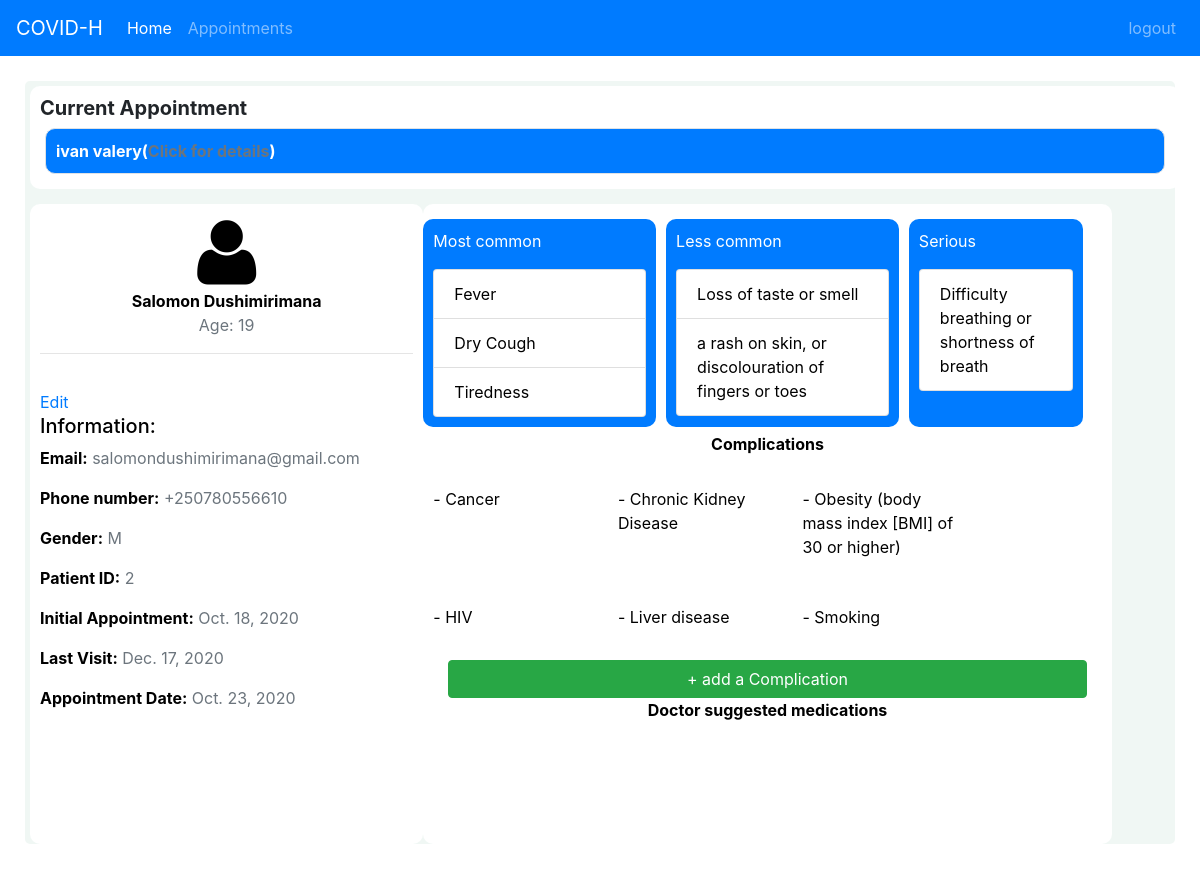
Screenshot of /patients/appointment (signed in) with the database file from the repository.
### common/models.py (models this page shows, shortened)
class Patient(models.Model):
    user = models.ForeignKey(User, on_delete=models.CASCADE, related_name="patient")
    doctor = models.ForeignKey(Doctor, on_delete=models.CASCADE, related_name="patients")
    hospital = models.ForeignKey(Hospital, on_delete=models.CASCADE, related_name="hospital_patients")#FIXME: redudant
    condition = models.CharField(max_length=10)
    symptoms = models.ManyToManyField(Symptom, blank=True)
    asymptomatic = models.BooleanField(default=False)
    complications = models.ManyToManyField(Complication, blank=True)
    appointments = models.ForeignKey(Appointment, on_delete=models.CASCADE, related_name="appointment_patients", blank=True)
    initial_date = models.DateField()
    last_visit = models.DateField()
    previous_possibility = models.FloatField()
    current_possibility = models.FloatField()
    progress = models.FloatField(default=0.0)
    def __str__(self):
        return f"{self.user.first_name} {self.user.last_name}"

class Doctor(models.Model):
    user = models.OneToOneField(User, on_delete=models.CASCADE)
    hospital = models.ForeignKey(Hospital, on_delete=models.CASCADE, related_name="doctors")
    def __str__(self):
        return f"{self.user.first_name} {self.user.last_name}"

class User(AbstractUser):
    phone = models.CharField(max_length=20)
    date_of_birth = models.DateField()
    city = models.CharField(max_length=100)
    country = models.CharField(max_length=100, blank=True)
    is_doctor = models.BooleanField()
    gender = models.CharField(max_length=1, blank=True)

class Appointment(models.Model):
    doctor = models.ForeignKey(Doctor, on_delete=models.CASCADE, related_name="doctor_appointments")
    date = models.DateField()

class Symptom(models.Model):
    name = models.CharField(max_length=100)
    weight = models.FloatField()
    symptom_type = models.CharField(max_length=20)
    def __str__(self):
        return f"{self.name}"

class Complication(models.Model):
    name = models.CharField(max_length=100)
    def __str__(self):
        return f"{self.name}"

### patients/views.py (the view, shortened to what this page needs)
# urls.py: path("appointment", views.appointment, name="user_appointment"),
@login_required(redirect_field_name="user_login", login_url="/patients/login")
def appointment(request):
    if request.method == 'GET':
        try:
            patient = Patient.objects.get(user=request.user)
            complications = Complication.objects.all()
        except Appointment.DoesNotExist:
            return render(request, "patients/error.html", {
                "error": "You have no appointments yet"
            })
        except Patient.DoesNotExist:
            raise Http404("Patient matching appointment id not found!")
        patient_age = age_calculation(patient.user.date_of_birth)
        doctor_age = age_calculation(patient.doctor.user.date_of_birth)
        symptoms = patient.symptoms.all()
        arranged_symptoms = arrange_symptoms(symptoms)
        user_appointments = get_appointments(request.user)
        return render(request, "patients/appointment.html", {
            "appointment": patient.appointments,
            "patient": patient,
            "patient_age": patient_age,
            "doctor_age": doctor_age,
            "common": arranged_symptoms[0],
            "less_common": arranged_symptoms[1],
            "serious": arranged_symptoms[2],
            "old_appointments": user_appointments,
            "patient_complications": patient.complications.all(),
            "complications": complications
        })

### common/models.py (called while the page is built)
    def __str__(self):
        return f"{self.name}"

### patients/functions.py (called while the page is built)
def age_calculation(birthdate):
    today = date.today()
    age =  today.year - birthdate.year - ((today.month, today.day) < (birthdate.month, birthdate.day))
    return age

def arrange_symptoms(symptoms):
    common = []
    less_common = []
    serious = []
    for symptom in symptoms:
        if symptom.symptom_type == "most_common":
            common.append(symptom)
        elif symptom.symptom_type == "less_common":
            less_common.append(symptom)
        else:
            serious.append(symptom)
    return [common, less_common, serious]

def get_appointments(user):
    try:
        appointments = Appointment.objects.order_by("-date")
    except Appointment.DoesNotExist:
        raise Http404("Appointments not found")
    user_appointments = []
    for appointment in appointments:
        if appointment.get_patient == user:
            user_appointments.append(appointment)
    return user_appointments

### patients/templates/patients/appointment.html (shortened to what this page needs)
{% extends "patients/layout.html" %}
{% block body %}
<div class="appointment-page">
    <div id="checkup-appointment">
        <div id="appointment" class="col-lg-12">
            <h5><b>Current Appointment</b></h5>
            <div type="button" data-toggle="modal" data-target="#exampleModalLong0" id="appointment-doctor" class='border bg-primary' style="color: white"><b>{{patient.doctor}}(<span class="text-muted">Click for details</span>)</b></div>
                                {% load static %}
        </div>
        <div class="row">
            <div id="person" class="col-lg-4">
                <div id="user" class="center">
                    {% load static %}
                    <img src="{% static 'patients/img/u.png' %}" alt="" width="75" height="75">
                    <article><b>{{patient}}</b></article>
                    <div class="text-muted">Age: {{patient_age}}</div>
                </div>
                <hr>
                <div id="information"><span><a id="edit-user-information" href="javascript:void(0)">Edit</a></span>
                    <h5>Information:</h5>
                    <div id="updatable-info">
                        <p><b>Email:</b> <span id="user-email" class="text-muted">{{patient.user.email}}</span></p>
                        <p><b>Phone number:</b>  <span id="user-phone" class="text-muted">+{{patient.user.phone}}</span></p>
                        <p><b>Gender:</b> <span id="user-gender" class="text-muted">{{patient.user.gender}}</span></p>
                    </div>
                    <p><b>Patient ID:</b>  <span id="patient-id" class="text-muted">{{patient.id}}</span></p>
                    <p><b>Initial Appointment:</b>  <span class="text-muted">{{patient.initial_date}}</span></p>
                    <p><b>Last Visit:</b>  <span class="text-muted">{{patient.last_visit}}</span></p>
                    <p><b>Appointment Date:</b>  <span class="text-muted">{{appointment.date}}</span></p>
                </div>
            </div>
            <div id="details" class="col-lg-7">
                <div id="symptoms" class="row">
                    <div class="col-lg-4 bg-primary">
                        <p style="color: white">Most common</p>
                        <ul class="list-group">
                            {% for symptom in common %}
                                <li class="list-group-item">{{symptom}}</li>
                            {% endfor %}
                        </ul>
                    </div>
                    <div class="col-lg-4 bg-primary">
                        <p style="color: white">Less common</p>
                        <ul class="list-group">
                            {% for symptom in less_common %}
                                <li class="list-group-item">{{symptom}}</li>
                            {% endfor %}
                        </ul>
                    </div>
                    <div class="col-lg-3 bg-primary">
                        <p style="color: white">Serious</p>
                        <ul class="list-group">
                            {% for symptom in serious %}
                                <li class="list-group-item">{{symptom}}</li>
                            {% endfor %}
                        </ul>
                    </div>
                </div>
                <p class="center"><b>Complications</b></p>
                <div id="complications" class="row">
                    {% for complication in patient_complications %}
                        <div class="col-lg-3">
                            <p>- {{complication}}</p>
                        </div>
                    {% endfor %}
                </div>
                <div id="add-complication">
                    <div class="col-lg-12">
                        <button type="button" class="btn btn-success add" data-toggle="modal" data-target="#exampleModalLong">+ add a Complication</button>
                    </div>
                </div>
                <p class="center"><b>Doctor suggested medications</b></p>
            </div>
        </div>
    </div>
</div>
{% endblock %}

### patients/static/patients/css/design.css (style rules this page uses)
.row > div { background-color: white; border-radius: 10px; color: black; padding: 10px; margin-top: 10px; }
.center { text-align: center; }
body { background-color: rgb(209, 230, 214); }
#checkup-appointment { background-color: rgb(240, 247, 244); margin: 20px; border-radius: 10px; border: 5px solid white; }
#person { display: block; background-color: white; border-radius: 10px; height: 80vh; margin-left: 20px; }
#symptoms div { background-color: white; margin: 5px; padding: 10px; border-radius: 10px; }
#appointment-doctor, #appointment, #complications div { background-color: white; margin: 5px; padding: 10px; border-radius: 10px; }
#information { padding-top: 20px; }
.add { width: 100%; }
.near-app, #appointment-doctor, #appointment { background-color: white; margin: 5px; padding: 10px; border-radius: 10px; }

### rows the page displays
Patient: doctor "ivan valery", user.last_name "Salomon Dushimirimana", user.email "salomondushimirimana@gmail.com", user.phone "250780556610", user.gender "M", id "2", initial_date "Oct. 18, 2020", last_visit "Dec. 17, 2020"
Appointment: date "Oct. 23, 2020"
Symptom: name "Fever"
Symptom: name "Dry Cough"
Symptom: name "Tiredness"
Symptom: name "Loss of taste or smell"
Symptom: name "a rash on skin, or discolouration of fingers or toes"
Symptom: name "Difficulty breathing or shortness of breath"
Complication: name "Cancer"
Complication: name "Chronic Kidney Disease"
Complication: name "Obesity (body mass index [BMI] of 30 or higher)"
Complication: name "HIV"
Complication: name "Liver disease"
Complication: name "Smoking"

### other values shown
{{ patient_age }} "19"
